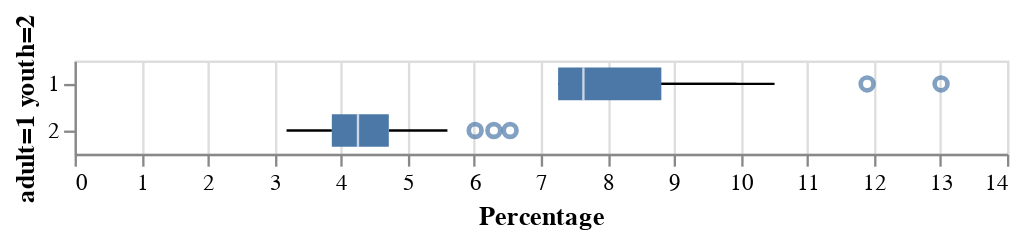

Notebook cell for this chart:
### Code cell
#box plot
alt.Chart(input1).mark_boxplot().encode(
    x='Percentage:Q',
    y='adult=1 youth=2:O'
)

### Figure 1 — Vega-Lite specification as saved in the notebook (floating-point values rounded to 4 significant figures)
{"config": {"view": {"continuousWidth": 400, "continuousHeight": 300}}, "data": {"name": "data-16db6878e0e553bd9525c5d362d36449"}, "mark": "boxplot", "encoding": {"x": {"type": "quantitative", "field": "Percentage"}, "y": {"type": "ordinal", "field": "adult=1 youth=2"}}, "$schema": "https://vega.github.io/schema/vega-lite/v4.8.1.json", "datasets": {"data-16db6878e0e553bd9525c5d362d36449": [{"State": "Alabama ", "Percentage": "7.46", "adult=1 youth=2": 1, "adult percentage": 7.46, "youth percentage": 3.961}, {"State": "Alaska ", "Percentage": "9.76", "adult=1 youth=2": 1, "adult percentage": 9.76, "youth percentage": 6.539}, {"State": "Arizona ", "Percentage": "7.36", "adult=1 youth=2": 1, "adult percentage": 7.36, "youth percentage": 4.769}, {"State": "Arkansas ", "Percentage": "8.02", "adult=1 youth=2": 1, "adult percentage": 8.02, "youth percentage": 4.104}, {"State": "California ", "Percentage": "8.12", "adult=1 youth=2": 1, "adult percentage": 8.12, "youth percentage": 4.625}, {"State": "Colorado ", "Percentage": "11.9", "adult=1 youth=2": 1, "adult percentage": 11.9, "youth percentage": 5.598}, {"State": "Connecticut ", "Percentage": "8.82", "adult=1 youth=2": 1, "adult percentage": 8.82, "youth percentage": 4.64}, {"State": "Delaware ", "Percentage": "8.76", "adult=1 youth=2": 1, "adult percentage": 8.76, "youth percentage": 4.322}, {"State": "District of Columbia ", "Percentage": "13.01", "adult=1 youth=2": 1, "adult percentage": 13.01, "youth percentage": 5.143}, {"State": "Florida ", "Percentage": "6.68", "adult=1 youth=2": 1, "adult percentage": 6.68, "youth percentage": 4.535}, {"State": "Georgia ", "Percentage": "6.77", "adult=1 youth=2": 1, "adult percentage": 6.77, "youth percentage": 3.182}, {"State": "Hawaii ", "Percentage": "7.13", "adult=1 youth=2": 1, "adult percentage": 7.13, "youth percentage": 3.925}, {"State": "Idaho ", "Percentage": "7.76", "adult=1 youth=2": 1, "adult percentage": 7.76, "youth percentage": 4.647}, {"State": "Illinois ", "Percentage": "8.16", "adult=1 youth=2": 1, "adult percentage": 8.16, "youth percentage": 4.667}, {"State": "Indiana ", "Percentage": "7.39", "adult=1 youth=2": 1, "adult percentage": 7.39, "youth percentage": 3.291}, {"State": "Iowa ", "Percentage": "9.13", "adult=1 youth=2": 1, "adult percentage": 9.13, "youth percentage": 4.177}, {"State": "Kansas ", "Percentage": "7.27", "adult=1 youth=2": 1, "adult percentage": 7.27, "youth percentage": 4.088}, {"State": "Kentucky ", "Percentage": "7.46", "adult=1 youth=2": 1, "adult percentage": 7.46, "youth percentage": 3.62}, {"State": "Louisiana ", "Percentage": "8.69", "adult=1 youth=2": 1, "adult percentage": 8.69, "youth percentage": 3.886}, {"State": "Maine ", "Percentage": "9.27", "adult=1 youth=2": 1, "adult percentage": 9.27, "youth percentage": 4.747}, {"State": "Maryland ", "Percentage": "6.89", "adult=1 youth=2": 1, "adult percentage": 6.89, "youth percentage": 3.45}, {"State": "Massachusetts ", "Percentage": "9.34", "adult=1 youth=2": 1, "adult percentage": 9.34, "youth percentage": 4.261}, {"State": "Michigan ", "Percentage": "7.47", "adult=1 youth=2": 1, "adult percentage": 7.47, "youth percentage": 3.87}, {"State": "Minnesota ", "Percentage": "7.24", "adult=1 youth=2": 1, "adult percentage": 7.24, "youth percentage": 4.275}, {"State": "Mississippi ", "Percentage": "6.77", "adult=1 youth=2": 1, "adult percentage": 6.77, "youth percentage": 3.493}, {"State": "Missouri ", "Percentage": "7.57", "adult=1 youth=2": 1, "adult percentage": 7.57, "youth percentage": 3.72}, {"State": "Montana ", "Percentage": "9.41", "adult=1 youth=2": 1, "adult percentage": 9.41, "youth percentage": 6.295}, {"State": "Nebraska ", "Percentage": "8.01", "adult=1 youth=2": 1, "adult percentage": 8.01, "youth percentage": 4.048}, {"State": "Nevada ", "Percentage": "9", "adult=1 youth=2": 1, "adult percentage": 9.0, "youth percentage": 5.195}, {"State": "New Hampshire ", "Percentage": "9.09", "adult=1 youth=2": 1, "adult percentage": 9.09, "youth percentage": 4.255}, {"State": "New Jersey ", "Percentage": "7.01", "adult=1 youth=2": 1, "adult percentage": 7.01, "youth percentage": 3.343}, {"State": "New Mexico ", "Percentage": "7.53", "adult=1 youth=2": 1, "adult percentage": 7.53, "youth percentage": 6.014}, {"State": "New York ", "Percentage": "7.57", "adult=1 youth=2": 1, "adult percentage": 7.57, "youth percentage": 4.039}, {"State": "North Carolina ", "Percentage": "6.95", "adult=1 youth=2": 1, "adult percentage": 6.95, "youth percentage": 3.628}, {"State": "North Dakota ", "Percentage": "8.79", "adult=1 youth=2": 1, "adult percentage": 8.79, "youth percentage": 4.386}, {"State": "Ohio ", "Percentage": "7.64", "adult=1 youth=2": 1, "adult percentage": 7.64, "youth percentage": 3.992}, {"State": "Oklahoma ", "Percentage": "8.54", "adult=1 youth=2": 1, "adult percentage": 8.54, "youth percentage": 4.36}, {"State": "Oregon ", "Percentage": "9.94", "adult=1 youth=2": 1, "adult percentage": 9.94, "youth percentage": 5.305}, {"State": "Pennsylvania ", "Percentage": "7.3", "adult=1 youth=2": 1, "adult percentage": 7.3, "youth percentage": 3.186}, {"State": "Rhode Island ", "Percentage": "8.8", "adult=1 youth=2": 1, "adult percentage": 8.8, "youth percentage": 4.689}, {"State": "South Carolina ", "Percentage": "7.6", "adult=1 youth=2": 1, "adult percentage": 7.6, "youth percentage": 4.087}, {"State": "South Dakota ", "Percentage": "9.17", "adult=1 youth=2": 1, "adult percentage": 9.17, "youth percentage": 5.586}, {"State": "Tennessee ", "Percentage": "6.95", "adult=1 youth=2": 1, "adult percentage": 6.95, "youth percentage": 3.856}, {"State": "Texas ", "Percentage": "6.34", "adult=1 youth=2": 1, "adult percentage": 6.34, "youth percentage": 3.615}, {"State": "Utah ", "Percentage": "6.42", "adult=1 youth=2": 1, "adult percentage": 6.42, "youth percentage": 3.84}, {"State": "Vermont ", "Percentage": "10.51", "adult=1 youth=2": 1, "adult percentage": 10.51, "youth percentage": 5.465}, {"State": "Virginia ", "Percentage": "7.32", "adult=1 youth=2": 1, "adult percentage": 7.32, "youth percentage": 3.645}, {"State": "Washington ", "Percentage": "8.53", "adult=1 youth=2": 1, "adult percentage": 8.53, "youth percentage": 5.181}, {"State": "West Virginia ", "Percentage": "6.76", "adult=1 youth=2": 1, "adult percentage": 6.76, "youth percentage": 4.42}, {"State": "Wisconsin ", "Percentage": "8.68", "adult=1 youth=2": 1, "adult percentage": 8.68, "youth percentage": 4.232}, {"State": "Wyoming ", "Percentage": "7.25", "adult=1 youth=2": 1, "adult percentage": 7.25, "youth percentage": 5.4}, {"State": "Alabama ", "Percentage": "3.961135797", "adult=1 youth=2": 2, "adult percentage": null, "youth percentage": null}, {"State": "Alaska ", "Percentage": "6.539439208", "adult=1 youth=2": 2, "adult percentage": null, "youth percentage": null}, {"State": "Arizona ", "Percentage": "4.769366312", "adult=1 youth=2": 2, "adult percentage": null, "youth percentage": null}, {"State": "Arkansas ", "Percentage": "4.103869488", "adult=1 youth=2": 2, "adult percentage": null, "youth percentage": null}, {"State": "California ", "Percentage": "4.625460574", "adult=1 youth=2": 2, "adult percentage": null, "youth percentage": null}, {"State": "Colorado ", "Percentage": "5.597954012", "adult=1 youth=2": 2, "adult percentage": null, "youth percentage": null}, {"State": "Connecticut ", "Percentage": "4.639595161", "adult=1 youth=2": 2, "adult percentage": null, "youth percentage": null}, {"State": "Delaware ", "Percentage": "4.321874967", "adult=1 youth=2": 2, "adult percentage": null, "youth percentage": null}, {"State": "District of Columbia ", "Percentage": "5.143210752", "adult=1 youth=2": 2, "adult percentage": null, "youth percentage": null}, {"State": "Florida ", "Percentage": "4.535326733 ", "adult=1 youth=2": 2, "adult percentage": null, "youth percentage": null}, {"State": "Georgia ", "Percentage": "3.182475035", "adult=1 youth=2": 2, "adult percentage": null, "youth percentage": null}, {"State": "Hawaii ", "Percentage": "3.925247869", "adult=1 youth=2": 2, "adult percentage": null, "youth percentage": null}, {"State": "Idaho ", "Percentage": "4.646841263", "adult=1 youth=2": 2, "adult percentage": null, "youth percentage": null}, {"State": "Illinois ", "Percentage": "4.666726976", "adult=1 youth=2": 2, "adult percentage": null, "youth percentage": null}, {"State": "Indiana ", "Percentage": "3.291448092", "adult=1 youth=2": 2, "adult percentage": null, "youth percentage": null}, {"State": "Iowa ", "Percentage": "4.177114319", "adult=1 youth=2": 2, "adult percentage": null, "youth percentage": null}, {"State": "Kansas ", "Percentage": "4.088204261", "adult=1 youth=2": 2, "adult percentage": null, "youth percentage": null}, {"State": "Kentucky ", "Percentage": "3.620369457", "adult=1 youth=2": 2, "adult percentage": null, "youth percentage": null}, {"State": "Louisiana ", "Percentage": "3.886166165", "adult=1 youth=2": 2, "adult percentage": null, "youth percentage": null}, {"State": "Maine ", "Percentage": "4.746754906", "adult=1 youth=2": 2, "adult percentage": null, "youth percentage": null}, {"State": "Maryland ", "Percentage": "3.449672251", "adult=1 youth=2": 2, "adult percentage": null, "youth percentage": null}, {"State": "Massachusetts ", "Percentage": "4.260760958", "adult=1 youth=2": 2, "adult percentage": null, "youth percentage": null}, {"State": "Michigan ", "Percentage": "3.869633218", "adult=1 youth=2": 2, "adult percentage": null, "youth percentage": null}, {"State": "Minnesota ", "Percentage": "4.274638216", "adult=1 youth=2": 2, "adult percentage": null, "youth percentage": null}, {"State": "Mississippi ", "Percentage": "3.493247299 ", "adult=1 youth=2": 2, "adult percentage": null, "youth percentage": null}, {"State": "Missouri ", "Percentage": "3.719937618 ", "adult=1 youth=2": 2, "adult percentage": null, "youth percentage": null}, {"State": "Montana ", "Percentage": "6.295415565", "adult=1 youth=2": 2, "adult percentage": null, "youth percentage": null}, {"State": "Nebraska ", "Percentage": "4.048445012", "adult=1 youth=2": 2, "adult percentage": null, "youth percentage": null}, {"State": "Nevada ", "Percentage": "5.195238999", "adult=1 youth=2": 2, "adult percentage": null, "youth percentage": null}, {"State": "New Hampshire ", "Percentage": "4.254965351", "adult=1 youth=2": 2, "adult percentage": null, "youth percentage": null}, {"State": "New Jersey ", "Percentage": "3.342732377", "adult=1 youth=2": 2, "adult percentage": null, "youth percentage": null}, {"State": "New Mexico ", "Percentage": "6.014429216", "adult=1 youth=2": 2, "adult percentage": null, "youth percentage": null}, {"State": "New York ", "Percentage": "4.038806972", "adult=1 youth=2": 2, "adult percentage": null, "youth percentage": null}, {"State": "North Carolina ", "Percentage": "3.627702805 ", "adult=1 youth=2": 2, "adult percentage": null, "youth percentage": null}, {"State": "North Dakota ", "Percentage": "4.385811586", "adult=1 youth=2": 2, "adult percentage": null, "youth percentage": null}, {"State": "Ohio ", "Percentage": "3.991856442", "adult=1 youth=2": 2, "adult percentage": null, "youth percentage": null}, {"State": "Oklahoma ", "Percentage": "4.359725042", "adult=1 youth=2": 2, "adult percentage": null, "youth percentage": null}, {"State": "Oregon ", "Percentage": "5.304943479", "adult=1 youth=2": 2, "adult percentage": null, "youth percentage": null}, {"State": "Pennsylvania ", "Percentage": "3.185802626", "adult=1 youth=2": 2, "adult percentage": null, "youth percentage": null}, {"State": "Rhode Island ", "Percentage": "4.689070325", "adult=1 youth=2": 2, "adult percentage": null, "youth percentage": null}, {"State": "South Carolina ", "Percentage": "4.086818098", "adult=1 youth=2": 2, "adult percentage": null, "youth percentage": null}, {"State": "South Dakota ", "Percentage": "5.586386863", "adult=1 youth=2": 2, "adult percentage": null, "youth percentage": null}, {"State": "Tennessee ", "Percentage": "3.855519348", "adult=1 youth=2": 2, "adult percentage": null, "youth percentage": null}, {"State": "Texas ", "Percentage": "3.614661795", "adult=1 youth=2": 2, "adult percentage": null, "youth percentage": null}, {"State": "Utah ", "Percentage": "3.839603996", "adult=1 youth=2": 2, "adult percentage": null, "youth percentage": null}, {"State": "Vermont ", "Percentage": "5.465448491", "adult=1 youth=2": 2, "adult percentage": null, "youth percentage": null}, {"State": "Virginia ", "Percentage": "3.645123485", "adult=1 youth=2": 2, "adult percentage": null, "youth percentage": null}, {"State": "Washington ", "Percentage": "5.180724175", "adult=1 youth=2": 2, "adult percentage": null, "youth percentage": null}, {"State": "West Virginia ", "Percentage": "4.419896883", "adult=1 youth=2": 2, "adult percentage": null, "youth percentage": null}, {"State": "Wisconsin ", "Percentage": "4.231806383", "adult=1 youth=2": 2, "adult percentage": null, "youth percentage": null}, {"State": "Wyoming ", "Percentage": "5.400402884", "adult=1 youth=2": 2, "adult percentage": null, "youth percentage": null}]}}
